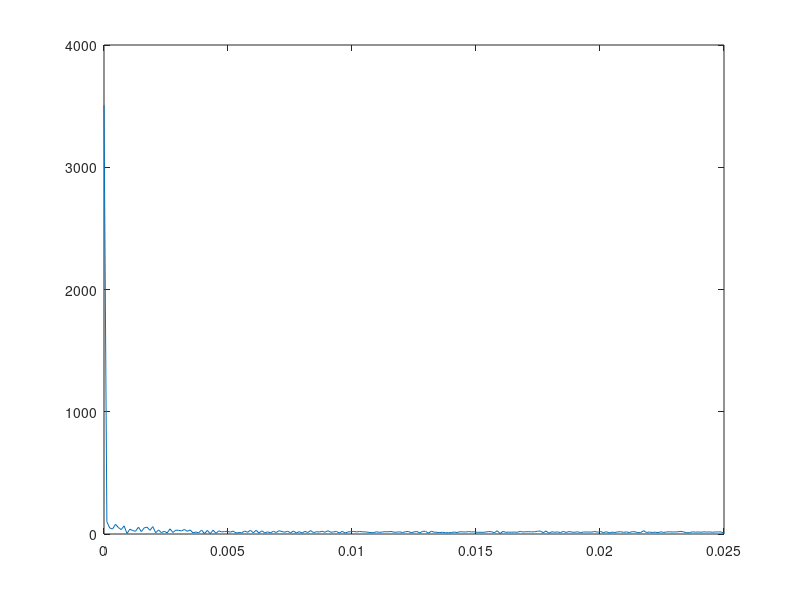

This figure's MATLAB source:
clear variables;
close all;
%% Load in signal vector
data = importdata('distanceForFFT.mat')

%% Calculate the FFT of the signal
signalFFT = fft(double(data));
P2 = abs(signalFFT/length(data));
P1 = P2(1:length(data)/2 +1);
P1(2:end-1) = 2*P1(2:end-1);

%% Define frequency domain and plot single sided amplitude spectrum p1
f = (1/20) * (0:(length(data)/2))/length(data);
plot(f,P1);